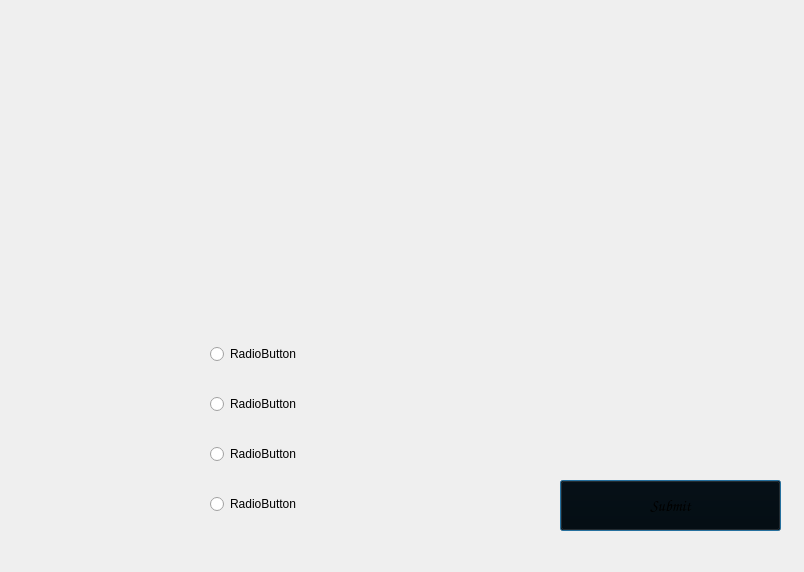
<?xml version="1.0" encoding="UTF-8"?>
<ui version="4.0">
 <class>student_ques_win3</class>
 <widget class="QDialog" name="student_ques_win3">
  <property name="geometry">
   <rect>
    <x>0</x>
    <y>0</y>
    <width>804</width>
    <height>572</height>
   </rect>
  </property>
  <property name="windowTitle">
   <string>Dialog</string>
  </property>
  <property name="styleSheet">
   <string notr="true">font: 12pt &quot;Comic Sans MS&quot;;</string>
  </property>
  <widget class="QTextBrowser" name="ProblemTxt">
   <property name="geometry">
    <rect>
     <x>200</x>
     <y>30</y>
     <width>411</width>
     <height>181</height>
    </rect>
   </property>
   <property name="styleSheet">
    <string notr="true">background-color:transparent;
border-color:transparent;</string>
   </property>
  </widget>
  <widget class="QPushButton" name="ConfirmAnswBtn">
   <property name="geometry">
    <rect>
     <x>560</x>
     <y>480</y>
     <width>221</width>
     <height>51</height>
    </rect>
   </property>
   <property name="font">
    <font>
     <family>Comic Sans MS</family>
     <pointsize>12</pointsize>
     <weight>50</weight>
     <italic>false</italic>
     <bold>false</bold>
    </font>
   </property>
   <property name="styleSheet">
    <string notr="true">background-color:transparent;</string>
   </property>
   <property name="text">
    <string>Submit</string>
   </property>
  </widget>
  <widget class="QWidget" name="verticalLayoutWidget">
   <property name="geometry">
    <rect>
     <x>210</x>
     <y>320</y>
     <width>351</width>
     <height>221</height>
    </rect>
   </property>
   <layout class="QVBoxLayout" name="verticalLayout" stretch="1,1,1,1">
    <item>
     <widget class="QRadioButton" name="ChoiceABtn">
      <property name="text">
       <string>RadioButton</string>
      </property>
      <attribute name="buttonGroup">
       <string notr="true">ChoiceBtnGroup</string>
      </attribute>
     </widget>
    </item>
    <item>
     <widget class="QRadioButton" name="ChoiceBBtn">
      <property name="text">
       <string>RadioButton</string>
      </property>
      <attribute name="buttonGroup">
       <string notr="true">ChoiceBtnGroup</string>
      </attribute>
     </widget>
    </item>
    <item>
     <widget class="QRadioButton" name="ChoiceCBtn">
      <property name="text">
       <string>RadioButton</string>
      </property>
      <attribute name="buttonGroup">
       <string notr="true">ChoiceBtnGroup</string>
      </attribute>
     </widget>
    </item>
    <item>
     <widget class="QRadioButton" name="ChoiceDBtn">
      <property name="text">
       <string>RadioButton</string>
      </property>
      <attribute name="buttonGroup">
       <string notr="true">ChoiceBtnGroup</string>
      </attribute>
     </widget>
    </item>
   </layout>
  </widget>
 </widget>
 <resources/>
 <connections/>
 <buttongroups>
  <buttongroup name="ChoiceBtnGroup"/>
 </buttongroups>
</ui>
